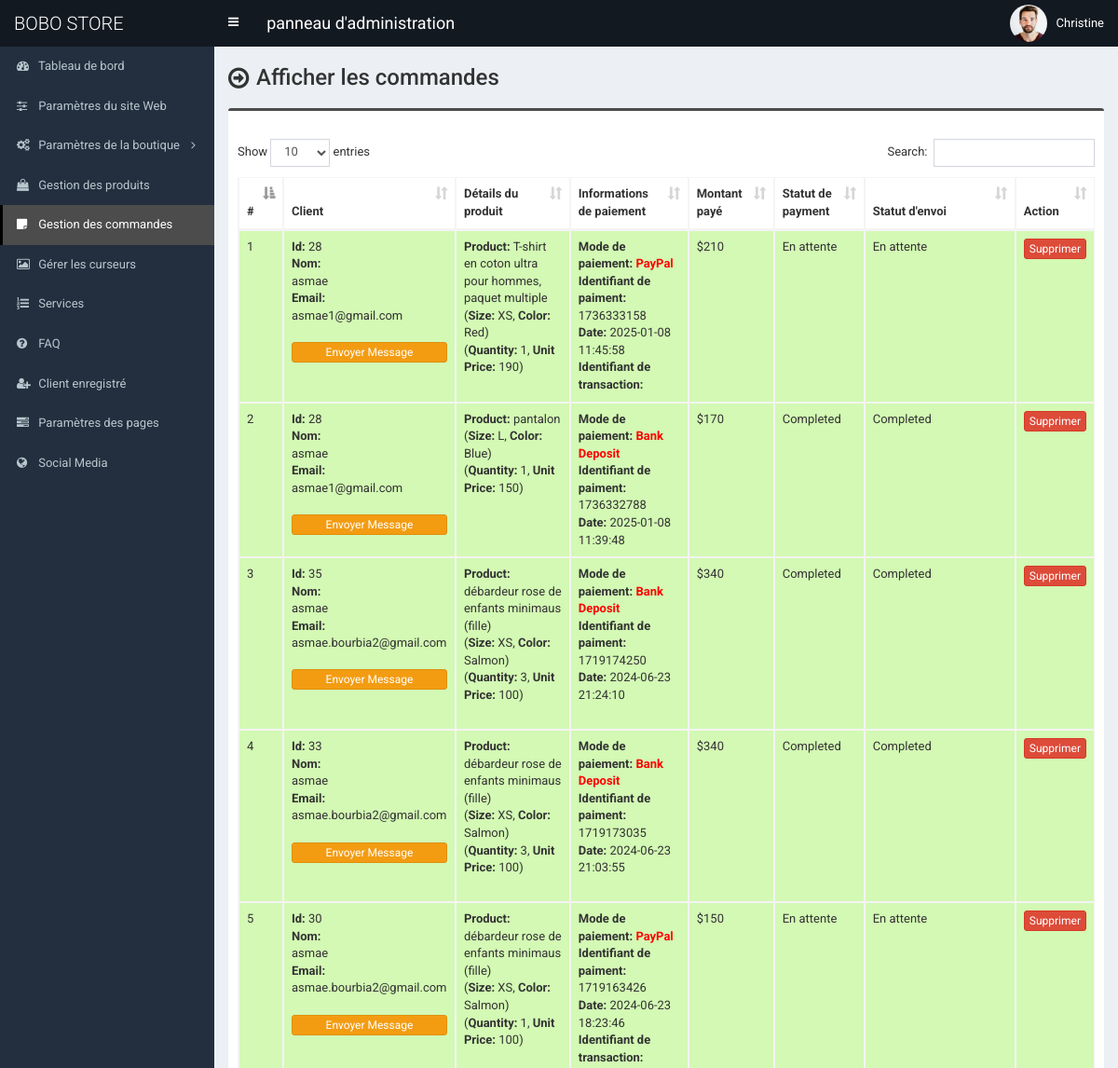
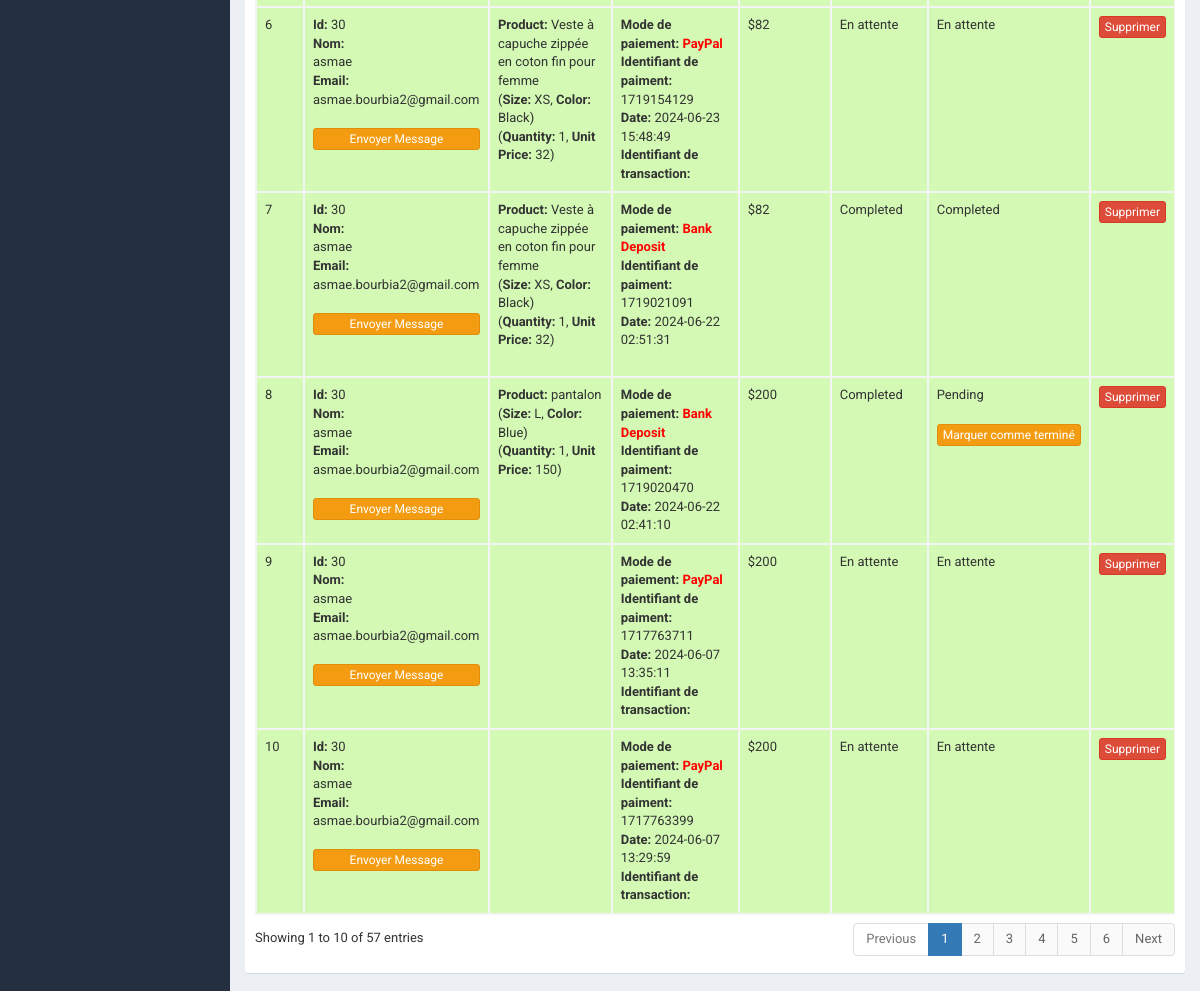
The page /admin/order.php (signed in) on the database its author committed (2 pictures, top to bottom).
### tables this page shows
CREATE TABLE IF NOT EXISTS `tbl_payment` (
  `id` int NOT NULL AUTO_INCREMENT,
  `customer_id` int NOT NULL,
  `customer_name` varchar(255) NOT NULL,
  `customer_email` varchar(255) NOT NULL,
  `payment_date` varchar(50) NOT NULL,
  `txnid` varchar(255) NOT NULL,
  `paid_amount` int NOT NULL,
  `card_number` varchar(50) NOT NULL,
  `card_cvv` varchar(10) NOT NULL,
  `card_month` varchar(10) NOT NULL,
  `card_year` varchar(10) NOT NULL,
  `bank_transaction_info` text NOT NULL,
  `payment_method` varchar(20) NOT NULL,
  `payment_status` varchar(25) NOT NULL,
  `shipping_status` varchar(20) NOT NULL,
  `payment_id` varchar(255) NOT NULL,
  PRIMARY KEY (`id`)
);

CREATE TABLE IF NOT EXISTS `tbl_order` (
  `id` int NOT NULL AUTO_INCREMENT,
  `product_id` int NOT NULL,
  `product_name` varchar(255) NOT NULL,
  `size` varchar(100) NOT NULL,
  `color` varchar(100) NOT NULL,
  `quantity` varchar(50) NOT NULL,
  `unit_price` varchar(50) NOT NULL,
  `payment_id` varchar(255) NOT NULL,
  PRIMARY KEY (`id`)
);

### admin/order.php (the view, shortened to what this page needs)
<?php require_once('header.php'); ?>
<section class="content-header">
	<div class="content-header-left">
		<h1>Afficher les commandes</h1>
	</div>
</section>
<section class="content">
  <div class="row">
    <div class="col-md-12">
      <div class="box box-info">
        <div class="box-body table-responsive">
          <table id="example1" class="table table-bordered table-hover table-striped">
			<thead>
			    <tr>
			        <th>#</th>
                    <th>Client</th>
			        <th> Détails du produit</th>
                    <th>
                    Informations de paiement
                    </th>
                    <th>
Montant payé</th>
                    <th>Statut de payment</th>
                    <th>
Statut d'envoi</th>
			        <th>Action</th>
			    </tr>
			</thead>
            <tbody>
            	<?php
            	$i=0;
            	$statement = $pdo->prepare("SELECT * FROM tbl_payment ORDER by id DESC");
            	$statement->execute();
            	$result = $statement->fetchAll(PDO::FETCH_ASSOC);
            	foreach ($result as $row) {
            		$i++;
            		?>
					<tr class="<?php if($row['payment_status']=='Pending'){echo 'bg-r';}else{echo 'bg-g';} ?>">
	                    <td><?php echo $i; ?></td>
	                    <td>
                            <b>Id:</b> <?php echo $row['customer_id']; ?><br>
                            <b>Nom:</b><br> <?php echo $row['customer_name']; ?><br>
                            <b>Email:</b><br> <?php echo $row['customer_email']; ?><br><br>
                            <a href="#" data-toggle="modal" data-target="#model-<?php echo $i; ?>"class="btn btn-warning btn-xs" style="width:100%;margin-bottom:4px;">Envoyer Message</a>
                        </td>
                        <td>
                           <?php
                           $statement1 = $pdo->prepare("SELECT * FROM tbl_order WHERE payment_id=?");
                           $statement1->execute(array($row['payment_id']));
                           $result1 = $statement1->fetchAll(PDO::FETCH_ASSOC);
                           foreach ($result1 as $row1) {
                                echo '<b>Product:</b> '.$row1['product_name'];
                                echo '<br>(<b>Size:</b> '.$row1['size'];
                                echo ', <b>Color:</b> '.$row1['color'].')';
                                echo '<br>(<b>Quantity:</b> '.$row1['quantity'];
                                echo ', <b>Unit Price:</b> '.$row1['unit_price'].')';
                                echo '<br><br>';
                           }
                           ?>
                        </td>
                        <td>
                        	<?php if($row['payment_method'] == 'PayPal'): ?>
                        		<b>Mode de paiement:</b> <?php echo '<span style="color:red;"><b>'.$row['payment_method'].'</b></span>'; ?><br>
                        		<b>Identifiant de paiment:</b> <?php echo $row['payment_id']; ?><br>
                        		<b>Date:</b> <?php echo $row['payment_date']; ?><br>
                        		<b>Identifiant de transaction:</b> <?php echo $row['txnid']; ?><br>
                        	<?php elseif($row['payment_method'] == 'Bank Deposit'): ?>
                        		<b>Mode de paiement:</b> <?php echo '<span style="color:red;"><b>'.$row['payment_method'].'</b></span>'; ?><br>
                        		<b>Identifiant de paiment:</b> <?php echo $row['payment_id']; ?><br>
								<b>Date:</b> <?php echo $row['payment_date']; ?><br>
                        	<?php endif; ?>
                        </td>
                        <td>$<?php echo $row['paid_amount']; ?></td>
                        <td>
                            <?php echo $row['payment_status']; ?>
                            <br><br>
                        </td>
                        <td>
                            <?php echo $row['shipping_status']; ?>
                            <br><br>
                            <?php
                            if($row['payment_status']=='Completed') {
                                if($row['shipping_status']=='Pending'){
                                    ?>
                                    <a href="shipping-change-status.php?id=<?php echo $row['id']; ?>&task=Completed" class="btn btn-warning btn-xs" style="width:100%;margin-bottom:4px;">Marquer comme terminé</a>
                                    <?php
                                }
                            }
                            ?>
                        </td>
	                    <td>
                            <a href="#" class="btn btn-danger btn-xs" data-href="order-delete.php?id=<?php echo $row['id']; ?>" data-toggle="modal" data-target="#confirm-delete" style="width:100%;">Supprimer</a>
	                    </td>
	                </tr>
            		<?php
            	}
            	?>
            </tbody>
          </table>
        </div>
      </div>
</section>
<?php require_once('footer.php'); ?>

### admin/style.css (style rules this page uses)
body { font-size: 13px; font-family: "Roboto", sans-serif; }
.content-header > h1, .content-header .content-header-left h1 { font-family: "Roboto", sans-serif; }
.box-info { padding-top: 20px; }
.content-header { overflow: hidden; }
.content-header .content-header-left { float: left; padding-top: 5px; }
.content-header .content-header-left h1 { margin-top: 0; margin-bottom: 0; padding-left: 30px; padding-bottom: 5px; font-size: 24px; position: relative; }
.content-header .content-header-left h1:before { position: absolute; top: 0; left: 0; font-family: "FontAwesome", sans-serif; font-size: 26px; content: "\f18e"; }
.box.box-info { border-top-color: #4c4c4c; }
.bg-g { background: #d3f9b4 !important; }

### rows shown on the page
tbl_payment: customer "28", customer_name "asmae", customer_email "asmae1@gmail.com", payment_method "PayPal", payment "1736333158", payment_date "2025-01-08 11:45:58", paid_amount "210", payment_status "En attente", shipping_status "En attente"
tbl_order: product_name "T-shirt en coton ultra pour hommes, paquet multiple", size "XS", color "Red", quantity "1", unit_price "190"
tbl_payment: customer "28", customer_name "asmae", customer_email "asmae1@gmail.com", payment_method "Bank Deposit", payment "1736332788", payment_date "2025-01-08 11:39:48", paid_amount "170", payment_status "Completed", shipping_status "Completed"
tbl_order: product_name "pantalon", size "L", color "Blue", quantity "1", unit_price "150"
tbl_payment: customer "35", customer_name "asmae", customer_email "asmae.bourbia2@gmail.com", payment_method "Bank Deposit", payment "1719174250", payment_date "2024-06-23 21:24:10", paid_amount "340", payment_status "Completed", shipping_status "Completed"
tbl_order: product_name "débardeur rose de enfants minimaus (fille)", size "XS", color "Salmon", quantity "3", unit_price "100"
tbl_payment: customer "33", customer_name "asmae", customer_email "asmae.bourbia2@gmail.com", payment_method "Bank Deposit", payment "1719173035", payment_date "2024-06-23 21:03:55", paid_amount "340", payment_status "Completed", shipping_status "Completed"
tbl_order: product_name "débardeur rose de enfants minimaus (fille)", size "XS", color "Salmon", quantity "3", unit_price "100"
tbl_payment: customer "30", customer_name "asmae", customer_email "asmae.bourbia2@gmail.com", payment_method "PayPal", payment "1719163426", payment_date "2024-06-23 18:23:46", paid_amount "150", payment_status "En attente", shipping_status "En attente"
tbl_order: product_name "débardeur rose de enfants minimaus (fille)", size "XS", color "Salmon", quantity "1", unit_price "100"
tbl_payment: customer "30", customer_name "asmae", customer_email "asmae.bourbia2@gmail.com", payment_method "PayPal", payment "1719154129", payment_date "2024-06-23 15:48:49", paid_amount "82", payment_status "En attente", shipping_status "En attente"
tbl_order: product_name "Veste à capuche zippée en coton fin pour femme", size "XS", color "Black", quantity "1", unit_price "32"
tbl_payment: customer "30", customer_name "asmae", customer_email "asmae.bourbia2@gmail.com", payment_method "Bank Deposit", payment "1719021091", payment_date "2024-06-22 02:51:31", paid_amount "82", payment_status "Completed", shipping_status "Completed"
tbl_order: product_name "Veste à capuche zippée en coton fin pour femme", size "XS", color "Black", quantity "1", unit_price "32"
tbl_payment: customer "30", customer_name "asmae", customer_email "asmae.bourbia2@gmail.com", payment_method "Bank Deposit", payment "1719020470", payment_date "2024-06-22 02:41:10", paid_amount "200", payment_status "Completed", shipping_status "Pending"
tbl_order: product_name "pantalon", size "L", color "Blue", quantity "1", unit_price "150"
tbl_payment: customer "30", customer_name "asmae", customer_email "asmae.bourbia2@gmail.com", payment_method "PayPal", payment "1717763711", payment_date "2024-06-07 13:35:11", paid_amount "200", payment_status "En attente", shipping_status "En attente"
tbl_payment: customer "30", customer_name "asmae", customer_email "asmae.bourbia2@gmail.com", payment_method "PayPal", payment "1717763399", payment_date "2024-06-07 13:29:59", paid_amount "200", payment_status "En attente", shipping_status "En attente"

### other values the page prints
$_SESSION['user']['full_name'] "Christine"
